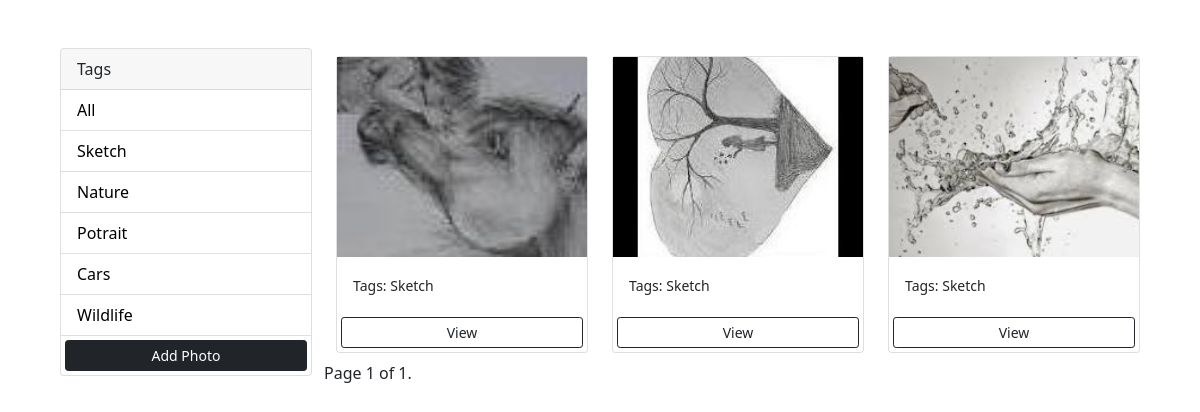
Page /?tag=Sketch on the committed database.
### photo/models.py (models this page shows, shortened)
class Tags(models.Model):
    name = models.CharField(max_length=100, null=False, blank=False)

class Photo(models.Model):
    tags = models.ForeignKey(Tags,on_delete=models.SET_NULL, null=True, blank=True)
    image = models.ImageField(null=False, blank=False)
    description = models.TextField()

### photo/views.py (the view)
# urls.py: path('', views.gallery, name='gallery'),
def gallery(request):
    tag = request.GET.get('tag')
    if tag == None:
        photos = Photo.objects.get_queryset().order_by('id')
    else:
        photos = Photo.objects.filter(tags__name=tag).order_by('id')
    tags = Tags.objects.all()
    paginator = Paginator(photos, 8)
    page_number = request.GET.get('page')
    page_obj = paginator.get_page(page_number)
    context = {'tags':tags,'page_obj': page_obj}
    return render(request, 'photos/gallery.html',context)

### photo/templates/photos/gallery.html (shortened to what this page needs)
<!DOCTYPE html>
<html lang="en">
<head>
    <link href="https://cdn.jsdelivr.net/npm/bootstrap@5.0.0-beta1/dist/css/bootstrap.min.css" rel="stylesheet"
>
</head>
<body class="m-5">
    <div class="container">
        <div class="row">
            <div class="col-md-3">
                <div class="card">
                    <div class="card-header">
                        Tags
                    </div>
                    <ul class="list-group list-group-flush">
                        <li class="list-group-item">
                            <a href="{% url 'gallery' %}">All</a>
                        </li>
                        {% for tag in tags %}
                        <li class=" list-group-item">
                            <a href="{% url 'gallery' %}?tag={{tag.name}}">
                                {{tag.name}}
                            </a>
                        </li>
                        {% endfor %}
                        <a href="{% url 'add' %}" class="btn btn-dark btn-block btn-sm m-1">Add Photo</a>
                    </ul>
                </div>
            </div>
            <div class="col-md-9">
                <div class="row">
                    {% for photo in page_obj %}
                    <div class="col-md-4">
                        <div class="card my-2">
                            <img class="image-thumbail" src="{{photo.image.url}}" alt="Card image cap">
                            <div class="card-body">
                                <small>Tags: {{photo.tags.name}}</small>
                            </div>
                            <a href="{% url 'photo' photo.id %}" class="btn btn-outline-dark btn-sm m-1">View</a>
                        </div>
                    </div>
                    {% empty %}
                    <h3>No photos...</h3>
                    {% endfor %}
                    <div class="pagination">
                        <span class="step-links">
                            <span class="current">
                                Page {{ page_obj.number }} of {{ page_obj.paginator.num_pages }}.
                            </span>
                        </span>
                    </div>
                </div>
            </div>
        </div>
    </div>
</body>
</html>

### photo/templates/photos/gallery.html (style rules this page uses)
.image-thumbail { height: 200px; object-fit: cover; }
.list-group-item a { text-decoration: none; color: black; }

### rows in the picture
Tags: name "Sketch"
Tags: name "Nature"
Tags: name "Potrait"
Tags: name "Cars"
Tags: name "Wildlife"
Photo: image (picture), tags.name "Sketch"
Photo: image (picture), tags.name "Sketch"
Photo: image (picture), tags.name "Sketch"

### other values in the picture
{{ page_obj.number }} "1"
{{ page_obj.paginator.num_pages }} "1"
